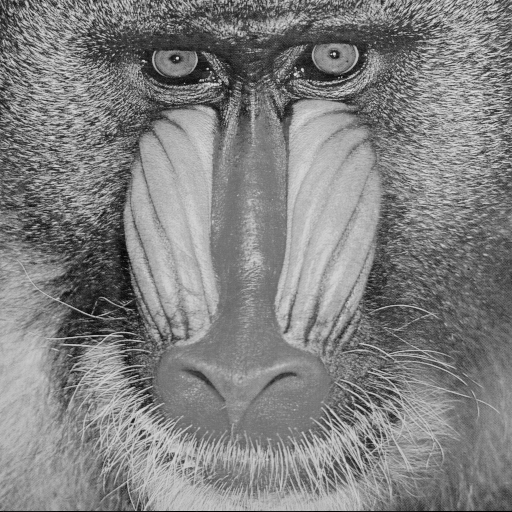
#> input picture MO443/Trabalhos/Trabalho_0/imagens/baboon.png, 512 x 512 px
$ python trabalho_0_exec_4.py imagens/baboon.png
#> lines starting #> are read from the running program, lines starting #| are printed output that depends on the picture
#> further down, imagemOriginal is the input picture: shape (512, 512); min 0, max 230, mean 129.1
'''
Trabalho - 0 - Exercicio 4
Aluno: Paulo Junio Reis Rodrigues
RA: 265674
'''
import cv2
import numpy as np
import sys


'''
Criando um mosaico da imagem enviada
Exemplo mosaico

     1  2  3  4              6  8 11 13
     4  5  6  7    ____\     3 16  1  9
     8  9 10 11    ----/    12 14  2  7
    12 13 14 15              4 15 10  5

'''

def FazerOMosaico(imagem):
    resultado = np.zeros((imagem.shape))
    imagem_x, imagem_y = imagem.shape
#> imagem_x = 512; imagem_y = 512

    # As variveis equivalem a seguinte logica xZero e' igual ao primeiro limite do eixo X, xUm e' o segundo limite do eixo X e assim por diante
    xZero, xUm, xDois, xTres = int(imagem_x * 0.25), int(imagem_x * 0.5), int(imagem_x * 0.75), int(imagem_x)
#> xZero = 128; xUm = 256; xDois = 384; xTres = 512
    yZero, yUm, yDois, yTres = int(imagem_y * 0.25), int(imagem_y * 0.5), int(imagem_y * 0.75), int(imagem_y)
#> yZero = 128; yUm = 256; yDois = 384; yTres = 512

    #Primeira linha
    resultado[0:xZero, 0:yZero] = imagem[xZero: xUm, yZero:yUm]
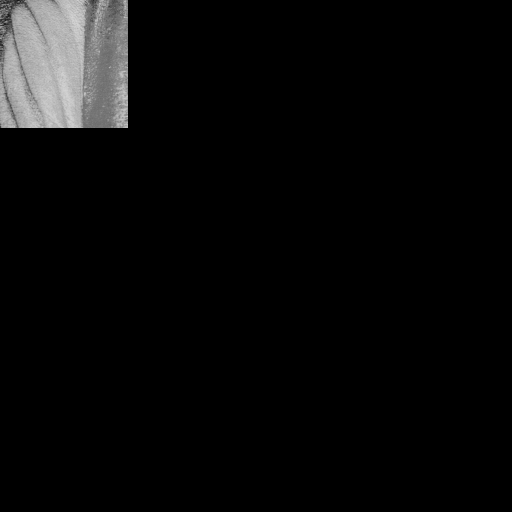
#> resultado: shape (512, 512) float64; min 0, max 212, mean 9.8
    resultado[0:xZero, yZero:yUm] = imagem[xUm:xDois, yUm:yDois]
    resultado[0:xZero, yUm:yDois] = imagem[xDois:xTres, 0:yZero]
    resultado[0:xZero, yDois:yTres] = imagem[0:xZero, yUm:yDois]
    #Segunda Linha
    resultado[xZero:xUm, 0:yZero] = imagem[xZero:xUm, yDois:yTres]
    resultado[xZero:xUm, yZero:yUm] = imagem[xDois:xTres, yDois:yTres]
    resultado[xZero:xUm, yUm:yDois] = imagem[0:xZero, 0:yZero]
    resultado[xZero:xUm, yDois:yTres] = imagem[xUm:xDois, 0:yZero]
    #Terceira linha
    resultado[xUm:xDois, 0:yZero] = imagem[xUm:xDois, yDois:yTres]
    resultado[xUm:xDois, yZero:yUm] = imagem[xDois:xTres, yZero:yUm]
    resultado[xUm:xDois, yUm:yDois] = imagem[0:xZero, yZero:yUm]
    resultado[xUm:xDois, yDois:yTres] = imagem[xZero:xUm, yUm:yDois]
    #Quarta linha
    resultado[xDois:xTres, 0:yZero] = imagem[0:xZero, yDois:yTres]
    resultado[xDois:xTres, yZero:yUm] = imagem[xDois:xTres, yUm:yDois]
    resultado[xDois:xTres, yUm:yDois] = imagem[xUm:xDois, yZero:yUm]
    resultado[xDois:xTres, yDois:yTres] = imagem[xZero:xUm, 0:yZero]
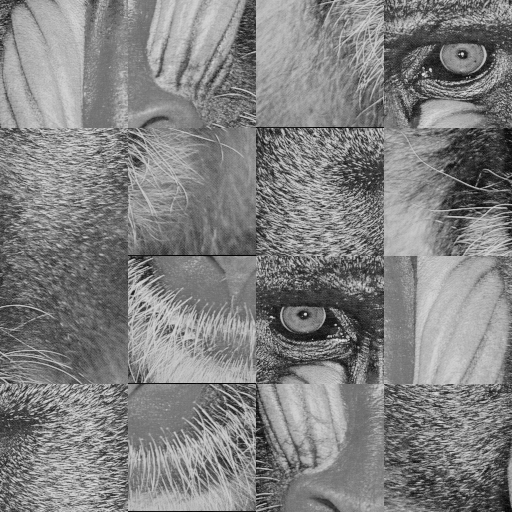
#> resultado: shape (512, 512) float64; min 0, max 230, mean 129.1

    return (resultado).astype(np.uint8)


if __name__ == "__main__":

    nomeDoArquivo = sys.argv[1]
    imagemOriginal = cv2.imread(nomeDoArquivo, cv2.IMREAD_GRAYSCALE) #Leitura da imagem original
    imagemModificada = FazerOMosaico(imagemOriginal)
    cv2.imwrite("outputs/exercice_4.png", imagemModificada)

$ run again, on MO443/Trabalhos/Trabalho_0/imagens/city.png
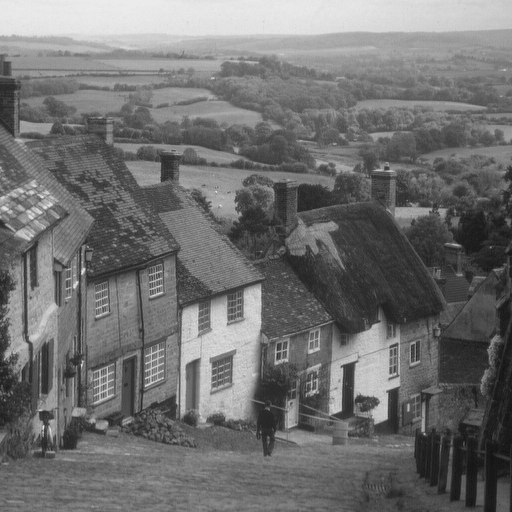
#> input picture MO443/Trabalhos/Trabalho_0/imagens/city.png, 512 x 512 px
#> imagemOriginal is the input picture: shape (512, 512); min 16, max 235, mean 112.2
#> in FazerOMosaico, `resultado[0:xZero, 0:yZero] = imagem[xZero: xUm, yZero:yUm]`:
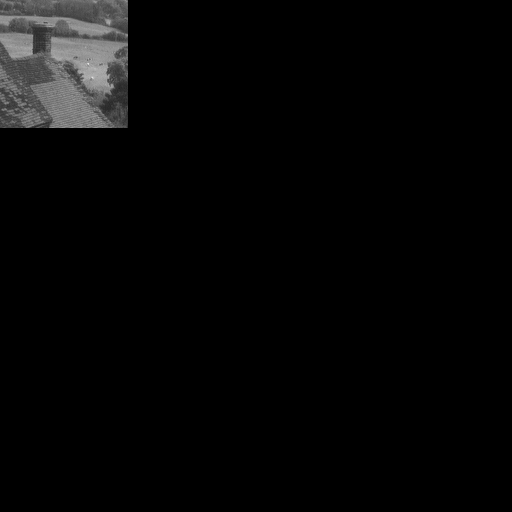
#> resultado: shape (512, 512) float64; min 0, max 228, mean 6.6
#> in FazerOMosaico, `resultado[xDois:xTres, yDois:yTres] = imagem[xZero:xUm, 0:yZero]`:
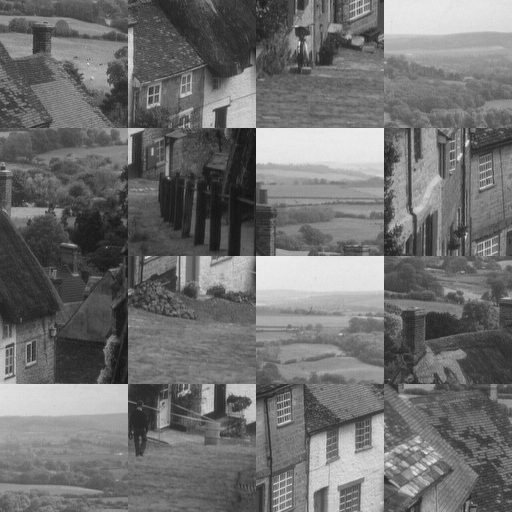
#> resultado: shape (512, 512) float64; min 16, max 235, mean 112.2

$ run again, on MO443/Trabalhos/Trabalho_0/imagens/house.png
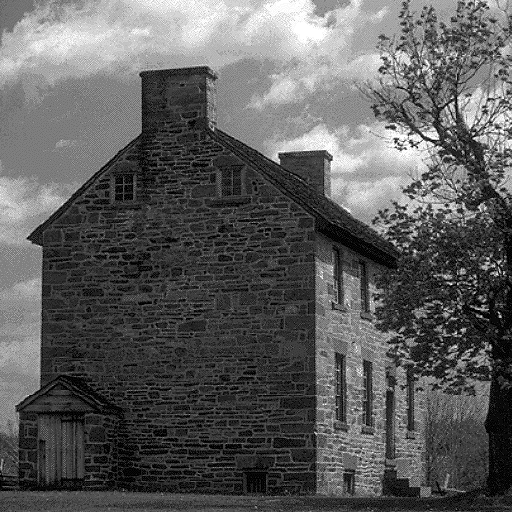
#> input picture MO443/Trabalhos/Trabalho_0/imagens/house.png, 512 x 512 px
#> imagemOriginal is the input picture: shape (512, 512); min 0, max 255, mean 92.9
#> in FazerOMosaico, `resultado[0:xZero, 0:yZero] = imagem[xZero: xUm, yZero:yUm]`:
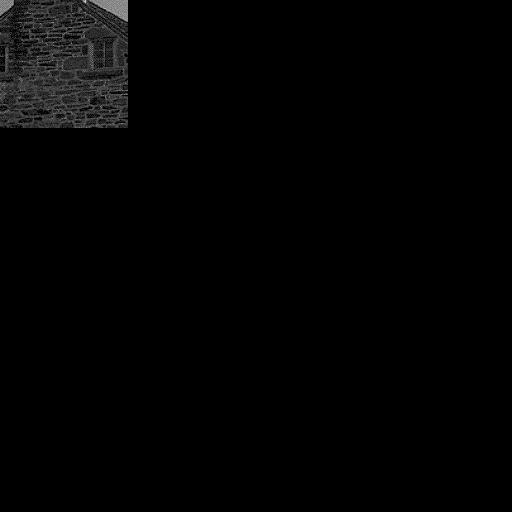
#> resultado: shape (512, 512) float64; min 0, max 214, mean 3.1
#> in FazerOMosaico, `resultado[xDois:xTres, yDois:yTres] = imagem[xZero:xUm, 0:yZero]`:
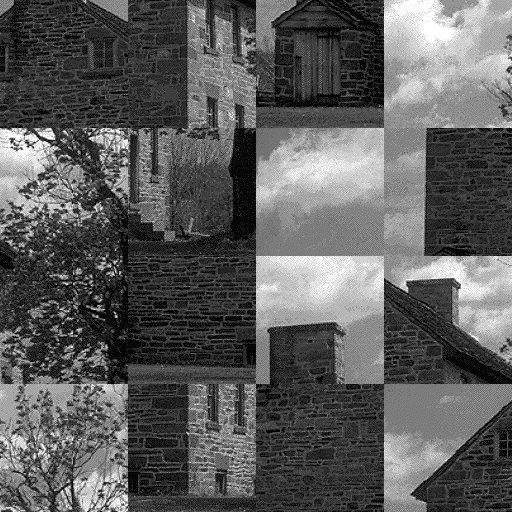
#> resultado: shape (512, 512) float64; min 0, max 255, mean 92.9
